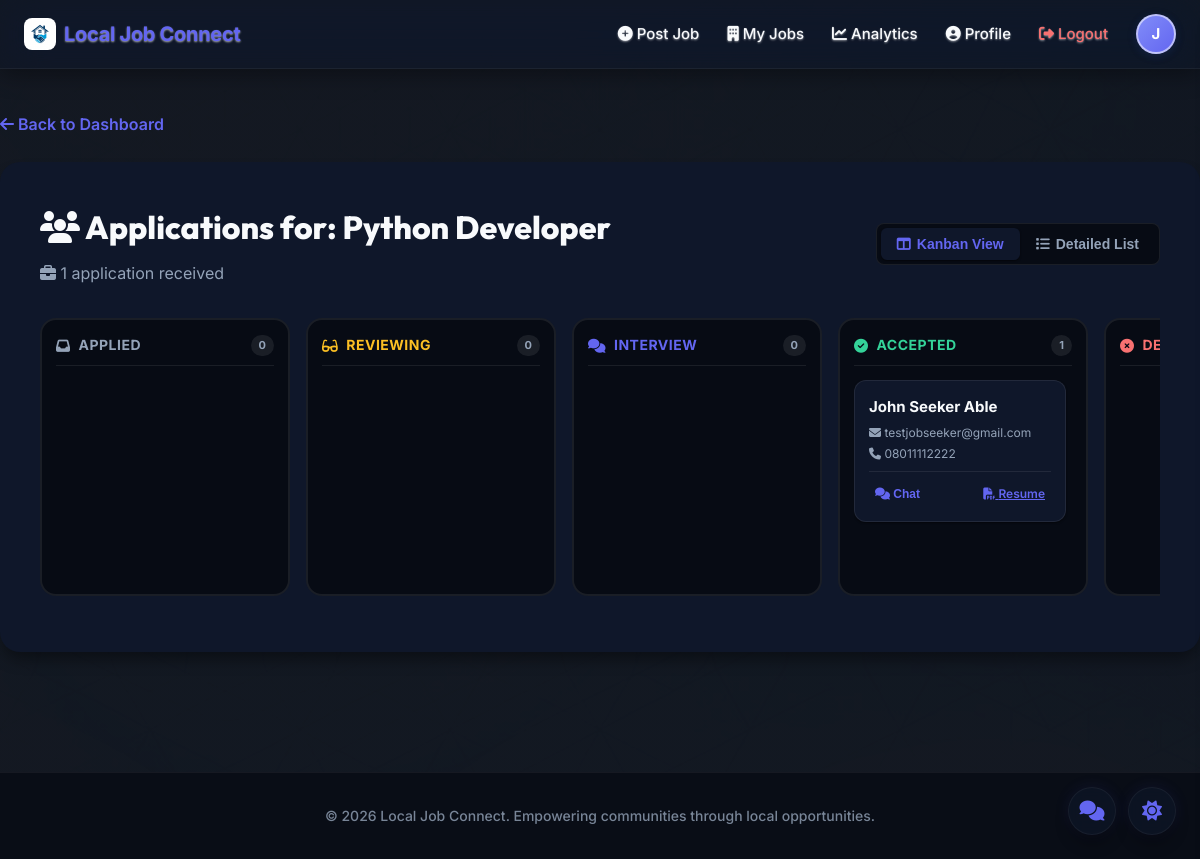
Page /employer/jobs/2/applications (signed in) on the committed database.
### backend/models.py (models this page shows, shortened)
class User(UserMixin, db.Model):
    __tablename__ = 'users'
    id = db.Column(db.Integer, primary_key=True)
    email = db.Column(db.String(120), unique=True, nullable=False, index=True)
    password_hash = db.Column(db.String(255), nullable=False)
    role = db.Column(db.String(20), nullable=False, index=True)
    full_name = db.Column(db.String(100), nullable=False)
    phone = db.Column(db.String(20))
    address = db.Column(db.String(200))
    city = db.Column(db.String(100))
    state = db.Column(db.String(100))
    country = db.Column(db.String(100))
    zip_code = db.Column(db.Integer, index=True)
    company_logo = db.Column(db.String(255))
    logo_updated_at = db.Column(db.DateTime)
    address_updated_at = db.Column(db.DateTime)
    latitude = db.Column(db.Float)
    longitude = db.Column(db.Float)
    company_name = db.Column(db.String(100))
    company_description = db.Column(db.Text)
    skills = db.Column(db.Text)  # Comma-separated seeker skills
    created_at = db.Column(db.DateTime, default=datetime.utcnow)
    last_login = db.Column(db.DateTime)
    job_postings = db.relationship('JobPosting', backref='employer', lazy=True, cascade='all, delete-orphan')
    applications = db.relationship('Application', backref='applicant', lazy=True, cascade='all, delete-orphan')
    resumes = db.relationship('Resume', backref='user', lazy=True, cascade='all, delete-orphan')
    saved_jobs = db.relationship('SavedJob', backref='user', lazy=True, cascade='all, delete-orphan')

class JobPosting(db.Model):
    __tablename__ = 'job_postings'
    id = db.Column(db.Integer, primary_key=True)
    employer_id = db.Column(db.Integer, db.ForeignKey('users.id'), nullable=False)
    title = db.Column(db.String(200), nullable=False)
    description = db.Column(db.Text, nullable=False)
    skills_required = db.Column(db.Text)  # Comma-separated required skills
    category = db.Column(db.String(50), nullable=False, index=True)
    employment_type = db.Column(db.String(50))
    salary_min = db.Column(db.Float)
    salary_max = db.Column(db.Float)
    street_address = db.Column(db.String(200), nullable=False)
    city = db.Column(db.String(100), nullable=False)
    state = db.Column(db.String(100))
    country = db.Column(db.String(100))
    zip_code = db.Column(db.Integer, nullable=False, index=True)
    latitude = db.Column(db.Float, nullable=False)
    longitude = db.Column(db.Float, nullable=False)
    status = db.Column(db.String(20), default='active', index=True)
    created_at = db.Column(db.DateTime, default=datetime.utcnow)
    updated_at = db.Column(db.DateTime, default=datetime.utcnow, onupdate=datetime.utcnow)
    applications = db.relationship('Application', backref='job', lazy=True, cascade='all, delete-orphan')
    saved_by = db.relationship('SavedJob', backref='job', lazy=True, cascade='all, delete-orphan')

### backend/routes/employer.py (the view)
@employer_bp.route('/employer/jobs/<int:job_id>/applications')
@login_required
@role_required('employer')
def view_applications(job_id):
    job = JobPosting.query.get_or_404(job_id)
    if job.employer_id != current_user.id:
        flash('Access denied!', 'error')
        return redirect(url_for('employer.employer_dashboard'))
    applications = Application.query.filter_by(job_id=job_id).order_by(Application.submitted_at.desc()).all()
    applications_with_resumes = []
    for application in applications:
        applicant_resumes = Resume.query.filter_by(user_id=application.applicant_id).all()
        applications_with_resumes.append({
            'application': application,
            'all_resumes': applicant_resumes
        })
    return render_template('view_applications.html', job=job, applications_with_resumes=applications_with_resumes)

### backend/utils.py (called while the page is built)
def role_required(*roles):
    def wrapper(fn):
        @wraps(fn)
        def decorated_view(*args, **kwargs):
            if not current_user.is_authenticated:
                return redirect(url_for('auth.login'))
            if current_user.role not in roles:
                flash('Access denied!', 'error')
                if current_user.role == 'employer':
                    return redirect(url_for('employer.employer_dashboard'))
                return redirect(url_for('seeker.job_seeker_dashboard'))
            return fn(*args, **kwargs)
        return decorated_view
    return wrapper

### frontend/templates/view_applications.html (shortened to what this page needs)
{% extends "base.html" %}
{% block content %}
<div class="container" style="padding: 40px 0;">
    <a href="{{ url_for('employer.employer_dashboard') }}"
        style="color: var(--primary-blue); text-decoration: none; font-weight: 600; margin-bottom: 24px; display: inline-block;">
        <i class="fas fa-arrow-left"></i> Back to Dashboard
    </a>
    <div style="background: var(--bg-white); padding: 40px; border-radius: 20px; box-shadow: var(--shadow-lg);">
        <div
            style="margin-bottom: 32px; display: flex; justify-content: space-between; align-items: center; flex-wrap: wrap; gap: 16px;">
            <div>
                <h1 style="font-size: 32px; font-weight: 800; margin-bottom: 8px;">
                    <i class="fas fa-users"></i> Applications for: {{ job.title }}
                </h1>
                <p style="color: var(--text-gray); font-size: 16px;">
                    <i class="fas fa-briefcase"></i> {{ applications_with_resumes|length }} application{{ 's' if
                    applications_with_resumes|length != 1 else '' }} received
                </p>
            </div>
            {% if applications_with_resumes %}
            <div class="kanban-toggle-group">
                <button type="button" id="toggle-kanban-btn" class="kanban-toggle-btn active">
                    <i class="fas fa-columns"></i> Kanban View
                </button>
                <button type="button" id="toggle-list-btn" class="kanban-toggle-btn">
                    <i class="fas fa-list"></i> Detailed List
                </button>
            </div>
            {% endif %}
        </div>
        {% if applications_with_resumes %}
        <div id="kanban-board-view" class="kanban-board">
            <div class="kanban-column" data-status="applied">
                <div class="kanban-column-header">
                    <span class="kanban-column-title" style="color: var(--text-gray);"><i class="fas fa-inbox"></i>
                        Applied</span>
                    <span class="kanban-column-count" id="count-applied">0</span>
                </div>
                <div class="kanban-cards-container">
                </div>
            </div>
            <div class="kanban-column" data-status="under_review">
                <div class="kanban-column-header">
                    <span class="kanban-column-title" style="color: var(--warning-yellow);"><i
                            class="fas fa-glasses"></i> Reviewing</span>
                    <span class="kanban-column-count" id="count-under_review">0</span>
                </div>
                <div class="kanban-cards-container">
                </div>
            </div>
            <div class="kanban-column" data-status="interview">
                <div class="kanban-column-header">
                    <span class="kanban-column-title" style="color: var(--primary-blue);"><i
                            class="fas fa-comments"></i> Interview</span>
                    <span class="kanban-column-count" id="count-interview">0</span>
                </div>
                <div class="kanban-cards-container">
                </div>
            </div>
            <div class="kanban-column" data-status="accepted">
                <div class="kanban-column-header">
                    <span class="kanban-column-title" style="color: var(--success-green);"><i
                            class="fas fa-check-circle"></i> Accepted</span>
                    <span class="kanban-column-count" id="count-accepted">0</span>
                </div>
                <div class="kanban-cards-container">
                    {% for item in applications_with_resumes %}
                    {% if item.application.status == 'accepted' %}
                    {% include "partials/kanban_card.html" %}
                    {% endif %}
                    {% endfor %}
                </div>
            </div>
            <div class="kanban-column" data-status="rejected">
                <div class="kanban-column-header">
                    <span class="kanban-column-title" style="color: var(--danger-red);"><i
                            class="fas fa-times-circle"></i> Declined</span>
                </div>
                <div class="kanban-cards-container">
                </div>
            </div>
        </div>
        {% endif %}
    </div>
</div>
{% endblock %}

### frontend/templates/base.html (shortened to what this page needs)
<!DOCTYPE html>
<html lang="en">
<head>
    <link rel="stylesheet" href="https://unpkg.com/leaflet@1.9.4/dist/leaflet.css" />
    <link rel="stylesheet" href="https://unpkg.com/leaflet.markercluster@1.5.3/dist/MarkerCluster.css" />
    <link rel="stylesheet" href="https://unpkg.com/leaflet.markercluster@1.5.3/dist/MarkerCluster.Default.css" />
    <link rel="stylesheet" href="{{ url_for('static', filename='css/style.css') }}">
    <link rel="stylesheet" href="https://cdnjs.cloudflare.com/ajax/libs/font-awesome/6.4.0/css/all.min.css">
</head>
<body>
    <nav class="navbar">
        <div class="container">
            <div class="nav-brand">
                <a href="{{ url_for('main.index') }}">
                    <img src="{{ url_for('static', filename='images/logo.png') }}" alt="Local Job Connect Logo" style="width: 32px; height: 32px; border-radius: 8px; object-fit: cover;">
                    Local Job Connect
                </a>
            </div>
            <div class="nav-links">
    {% if current_user.is_authenticated %}
        {% if current_user.role == 'job_seeker' %}
            {% if request.endpoint != 'seeker.search_jobs' %}
                <a href="{{ url_for('seeker.search_jobs') }}"><i class="fas fa-search"></i> Browse Jobs</a>
            {% endif %}
            {% if request.endpoint != 'seeker.job_seeker_dashboard' %}
                <a href="{{ url_for('seeker.job_seeker_dashboard') }}"><i class="fas fa-briefcase"></i> My Applications</a>
            {% endif %}
        {% else %}
            {% if request.endpoint != 'employer.create_job' %}
                <a href="{{ url_for('employer.create_job') }}"><i class="fas fa-plus-circle"></i> Post Job</a>
            {% endif %}
            {% if request.endpoint != 'employer.employer_dashboard' %}
                <a href="{{ url_for('employer.employer_dashboard') }}"><i class="fas fa-building"></i> My Jobs</a>
            {% endif %}
            {% if request.endpoint != 'employer.analytics' %}
                <a href="{{ url_for('employer.analytics') }}"><i class="fas fa-chart-line"></i> Analytics</a>
            {% endif %}
        {% endif %}
        {% if request.endpoint != 'main.profile' %}
            <a href="{{ url_for('main.profile') }}"><i class="fas fa-user-circle"></i> Profile</a>
        {% endif %}
        <a href="{{ url_for('auth.logout') }}" class="btn-logout"><i class="fas fa-sign-out-alt"></i> Logout</a>
        <div class="user-profile" title="{{ current_user.full_name or current_user.email }}">
            {{ (current_user.full_name or current_user.email or "U")[0].upper() }}
        </div>
    {% endif %}
</div>
        </div>
    </nav>
    <main class="main-content">
        {% block content %}{% endblock %}
    </main>
    <footer class="footer">
        <div class="container">
            <p>&copy; 2026 Local Job Connect. Empowering communities through local opportunities.</p>
        </div>
    </footer>
    <button id="theme-toggle" class="theme-toggle-btn" aria-label="Toggle dark mode">
        <i class="fas fa-moon"></i>
    </button>
    {% if current_user.is_authenticated %}
    <button id="chat-widget-trigger" class="chat-trigger-btn" aria-label="Open messaging">
        <i class="fas fa-comments"></i>
    </button>
    {% endif %}
</body>
</html>

### frontend/templates/partials/kanban_card.html
<div class="kanban-card" draggable="true" data-application-id="{{ item.application.id }}" id="kanban-app-{{ item.application.id }}">
    <div class="kanban-card-title">{{ item.application.applicant.full_name }}</div>
    <div class="kanban-card-meta">
        <span><i class="fas fa-envelope"></i> {{ item.application.applicant.email }}</span>
        {% if item.application.applicant.phone %}
        <span><i class="fas fa-phone"></i> {{ item.application.applicant.phone }}</span>
        {% endif %}
    </div>
    <div class="kanban-card-actions">
        <button class="kanban-card-btn open-chat-btn" data-recipient-id="{{ item.application.applicant_id }}" data-recipient-name="{{ item.application.applicant.full_name }}">
            <i class="fas fa-comments"></i> Chat
        </button>
        {% if item.all_resumes %}
        <a href="{{ url_for('employer.download_resume', filename=item.all_resumes[0].filename) }}" class="kanban-card-btn" download><i class="fas fa-file-pdf"></i> Resume</a>
        {% endif %}
    </div>
</div>

### frontend/templates/base.html (style rules this page uses)
html, body { overflow-x: hidden; width: 100%; }
html { scroll-behavior: smooth; }

### rows in the picture
User: full_name "J"
JobPosting: title "Python Developer"
User: application.applicant.full_name "John Seeker Able", application.applicant.email "testjobseeker@gmail.com", application.applicant.phone "08011112222"

### other values in the picture
{{ applications_with_resumes|length }} "1"
